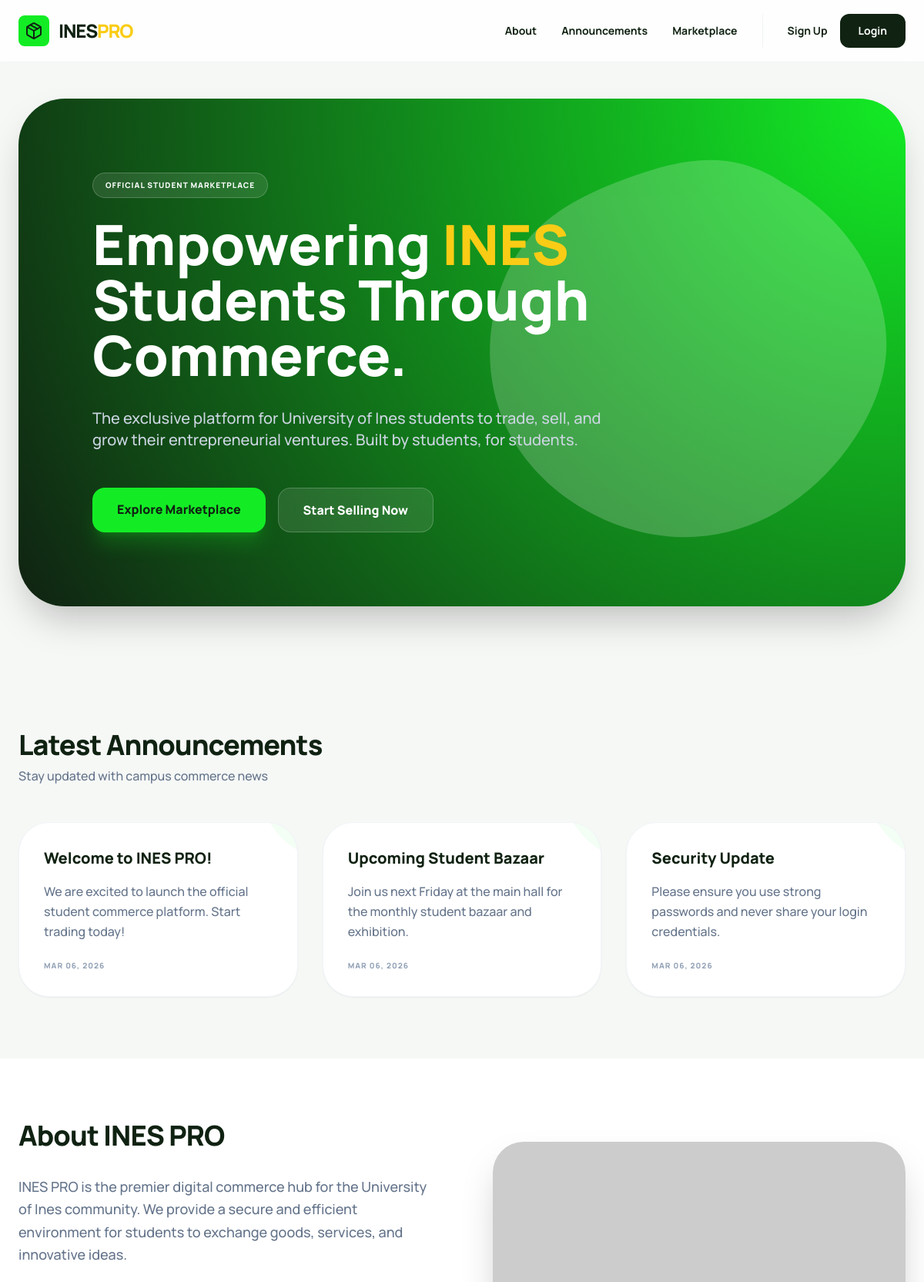
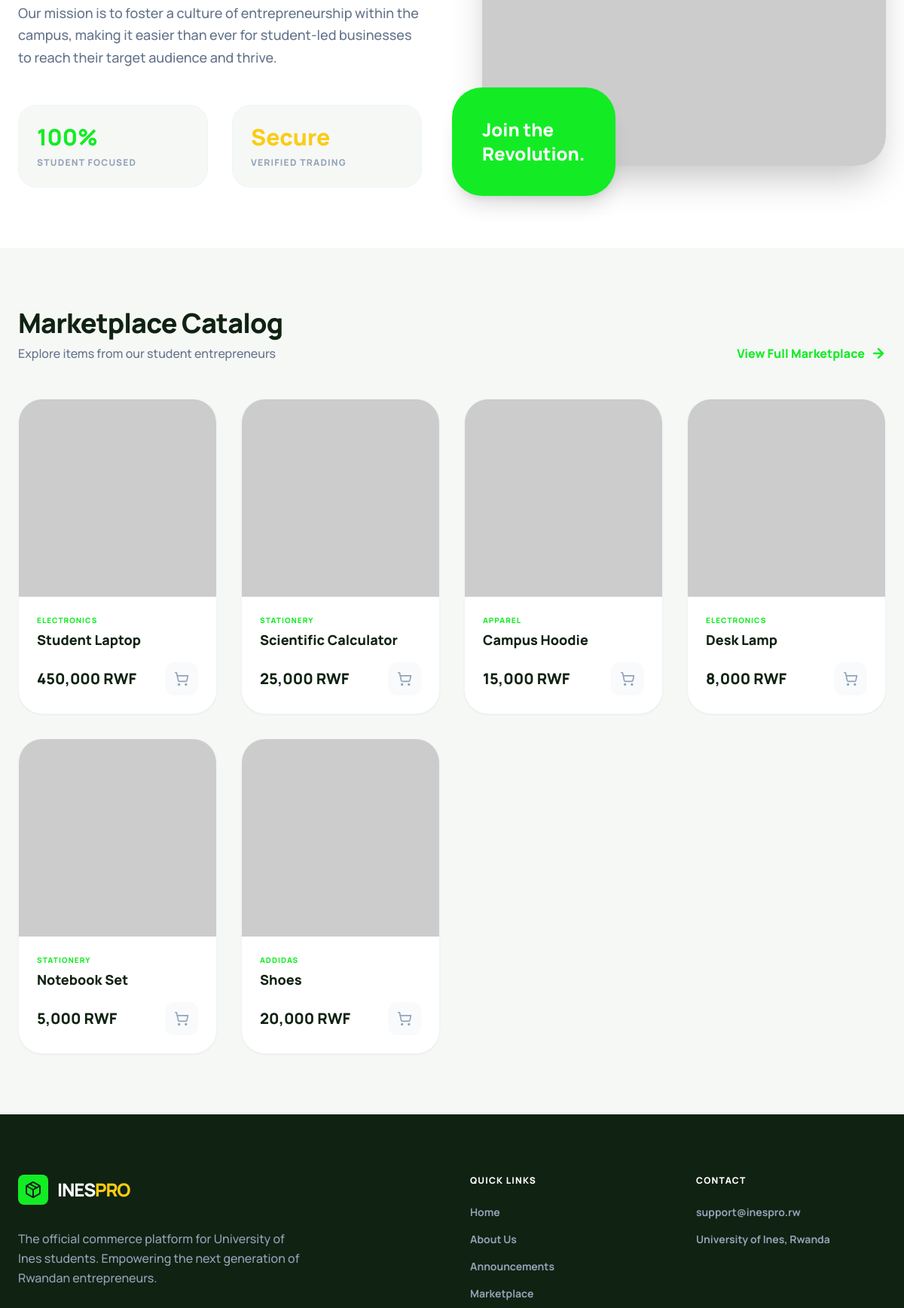
The page / (upper part) on the database its author committed (2 pictures, top to bottom).
### tables this page shows
CREATE TABLE `announcements` (
  `id` int(11) NOT NULL,
  `title` varchar(255) NOT NULL,
  `content` text NOT NULL,
  `date` datetime DEFAULT current_timestamp()
);

CREATE TABLE `products` (
  `id` int(11) NOT NULL,
  `name` varchar(255) NOT NULL,
  `description` text DEFAULT NULL,
  `price` decimal(10,2) NOT NULL,
  `stock_quantity` int(11) DEFAULT 0,
  `category` varchar(100) DEFAULT NULL,
  `image_url` varchar(2083) DEFAULT NULL,
  `image_path` varchar(500) DEFAULT NULL,
  `seller_id` int(11) DEFAULT NULL,
  `status` varchar(50) DEFAULT 'Published',
  `created_at` timestamp NOT NULL DEFAULT current_timestamp()
);

### index.php (called while the page is built, shortened)
<?php
require_once 'db.php';
require_once 'mvc/models/GeneralModel.php';
require_once 'mvc/controllers/GeneralController.php';
$controller = new GeneralController($conn);
$data = $controller->handleIndex();
extract($data);
require_once 'mvc/views/index_view.php';
?>

### mvc/controllers/GeneralController.php (called while the page is built)
<?php
require_once __DIR__ . '/../models/GeneralModel.php';
class GeneralController {
    private $model;
    public function __construct($db) {
        $this->model = new GeneralModel($db);
    }
    public function handleIndex() {
        $featured_products = $this->model->getFeaturedProducts();
        $announcements = $this->model->getLatestAnnouncements();
        return ['featured_products' => $featured_products, 'announcements' => $announcements];
    }
}
?>

### mvc/models/GeneralModel.php (called while the page is built)
<?php
class GeneralModel {
    private $conn;
    public function __construct($db) {
        $this->conn = $db;
    }
    public function getFeaturedProducts($limit = 8) {
        $stmt = $this->conn->prepare("SELECT * FROM products WHERE status = 'Published' LIMIT ?");
        $stmt->bind_param("i", $limit);
        $stmt->execute();
        return $stmt->get_result();
    }
    public function getLatestAnnouncements($limit = 3) {
        $stmt = $this->conn->prepare("SELECT * FROM announcements ORDER BY date DESC LIMIT ?");
        $stmt->bind_param("i", $limit);
        $stmt->execute();
        return $stmt->get_result();
    }
}
?>

### mvc/views/index_view.php (the view, shortened to what this page needs)
<!DOCTYPE html>
<html lang="en">
<head>
    <script src="https://cdn.tailwindcss.com"></script>
</head>
<body class="bg-[#f6f8f6] text-[#102212]">
    <nav class="fixed w-full z-50 bg-white/80 backdrop-blur-md border-b border-slate-100">
        <div class="max-w-7xl mx-auto px-6 h-20 flex items-center justify-between">
            <div class="flex items-center gap-3">
                <div class="bg-[#13ec25] rounded-lg p-2">
                </div>
                <h1 class="text-2xl font-black tracking-tighter">INES<span class="text-[#facc15]">PRO</span></h1>
            </div>
            <div class="hidden md:flex items-center gap-8 font-bold text-sm">
                <a href="#about" class="hover:text-[#13ec25] transition-colors">About</a>
                <a href="#announcements" class="hover:text-[#13ec25] transition-colors">Announcements</a>
                <a href="#featured" class="hover:text-[#13ec25] transition-colors">Marketplace</a>
                <div class="flex items-center gap-4 pl-8 border-l border-slate-100">
                    <a href="signup.php" class="text-[#102212] hover:text-[#13ec25] transition-colors">Sign Up</a>
                    <a href="login.php" class="bg-[#102212] text-white px-6 py-3 rounded-xl hover:bg-[#13ec25] hover:text-[#102212] transition-all">Login</a>
                </div>
            </div>
        </div>
    </nav>
    <section class="pt-32 pb-20 px-6">
        <div class="max-w-7xl mx-auto">
            <div class="hero-gradient rounded-[60px] p-12 md:p-24 text-white relative overflow-hidden shadow-2xl">
                <div class="relative z-10 max-w-2xl">
                    <span class="inline-block px-4 py-2 bg-white/10 backdrop-blur-md rounded-full text-[10px] font-black uppercase tracking-widest border border-white/20 mb-6">
                        Official Student Marketplace
                    </span>
                    <h2 class="text-5xl md:text-7xl font-black leading-tight mb-8">
                        Empowering <span class="text-[#facc15]">INES</span> Students Through Commerce.
                    </h2>
                    <p class="text-lg md:text-xl text-slate-300 font-medium mb-12">
                        The exclusive platform for University of Ines students to trade, sell, and grow their entrepreneurial ventures. Built by students, for students.
                    </p>
                    <div class="flex flex-wrap gap-4">
                        <a href="#featured" class="bg-[#13ec25] text-[#102212] px-8 py-4 rounded-2xl font-black shadow-xl shadow-[#13ec25]/20 hover:scale-105 transition-all">Explore Marketplace</a>
                        <a href="signup.php" class="bg-white/10 backdrop-blur-md border border-white/20 px-8 py-4 rounded-2xl font-black hover:bg-white/20 transition-all">Start Selling Now</a>
                    </div>
                </div>
                <div class="absolute top-0 right-0 w-1/2 h-full opacity-20 pointer-events-none">
                </div>
            </div>
        </div>
    </section>
    <section id="announcements" class="py-20 px-6">
        <div class="max-w-7xl mx-auto">
            <div class="flex justify-between items-end mb-12">
                <div>
                    <h3 class="text-4xl font-black tracking-tight">Latest Announcements</h3>
                    <p class="text-slate-500 font-medium mt-2">Stay updated with campus commerce news</p>
                </div>
            </div>
            <div class="grid md:grid-cols-3 gap-8">
                <?php while($ann = $announcements->fetch_assoc()): ?>
                <div class="bg-white p-8 rounded-[40px] border border-slate-100 shadow-sm hover:shadow-xl transition-all relative overflow-hidden group">
                    <div class="absolute top-0 right-0 w-24 h-24 bg-[#13ec25]/5 rounded-bl-full -mr-12 -mt-12 group-hover:bg-[#13ec25]/10 transition-all"></div>
                    <div class="relative z-10">
                        <h4 class="text-xl font-black mb-4 text-[#102212]"><?php echo $ann['title']; ?></h4>
                        <p class="text-slate-500 font-medium leading-relaxed mb-6"><?php echo $ann['content']; ?></p>
                        <p class="text-[10px] font-black text-slate-400 uppercase tracking-widest"><?php echo date('M d, Y', strtotime($ann['date'])); ?></p>
                    </div>
                </div>
                <?php endwhile; ?>
            </div>
        </div>
    </section>
    <section id="about" class="py-20 px-6 bg-white">
        <div class="max-w-7xl mx-auto grid md:grid-cols-2 gap-20 items-center">
            <div>
                <h3 class="text-4xl font-black tracking-tight mb-8">About INES PRO</h3>
                <div class="space-y-6 text-slate-500 font-medium text-lg leading-relaxed">
                    <p>
                        INES PRO is the premier digital commerce hub for the University of Ines community. We provide a secure and efficient environment for students to exchange goods, services, and innovative ideas.
                    </p>
                    <p>
                        Our mission is to foster a culture of entrepreneurship within the campus, making it easier than ever for student-led businesses to reach their target audience and thrive.
                    </p>
                </div>
                <div class="mt-12 grid grid-cols-2 gap-8">
                    <div class="p-6 rounded-3xl bg-[#f6f8f6] border border-slate-100">
                        <p class="text-3xl font-black text-[#13ec25] mb-2">100%</p>
                        <p class="text-xs font-black text-slate-400 uppercase tracking-widest">Student Focused</p>
                    </div>
                    <div class="p-6 rounded-3xl bg-[#f6f8f6] border border-slate-100">
                        <p class="text-3xl font-black text-[#facc15] mb-2">Secure</p>
                        <p class="text-xs font-black text-slate-400 uppercase tracking-widest">Verified Trading</p>
                    </div>
                </div>
            </div>
            <div class="relative">
                <img src="https://picsum.photos/seed/university/800/600" class="rounded-[40px] shadow-2xl" alt="University Campus">
                <div class="absolute -bottom-10 -left-10 bg-[#13ec25] p-10 rounded-[40px] shadow-xl hidden lg:block">
                    <p class="text-white font-black text-2xl">Join the <br>Revolution.</p>
                </div>
            </div>
        </div>
    </section>
    <section id="featured" class="py-20 px-6">
        <div class="max-w-7xl mx-auto">
            <div class="flex justify-between items-end mb-12">
                <div>
                    <h3 class="text-4xl font-black tracking-tight">Marketplace Catalog</h3>
                    <p class="text-slate-500 font-medium mt-2">Explore items from our student entrepreneurs</p>
                </div>
                <a href="login.php" class="text-[#13ec25] font-black flex items-center gap-2 hover:gap-4 transition-all">
                    View Full Marketplace <svg xmlns="http://www.w3.org/2000/svg" width="20" height="20" viewBox="0 0 24 24" fill="none" stroke="currentColor" stroke-width="3" stroke-linecap="round" stroke-linejoin="round"><path d="M5 12h14"/><path d="m12 5 7 7-7 7"/></svg>
                </a>
            </div>
            <div class="grid md:grid-cols-4 gap-8">
                <?php if($featured_products->num_rows > 0): ?>
                    <?php while($product = $featured_products->fetch_assoc()): ?>
                    <div class="bg-white rounded-[32px] border border-slate-100 shadow-sm overflow-hidden group hover:shadow-xl transition-all">
                        <div class="aspect-square relative overflow-hidden">
                            <img src="<?php echo $product['image_url'] ?: 'https://picsum.photos/seed/item/400/400'; ?>" class="w-full h-full object-cover group-hover:scale-110 transition-transform duration-500" alt="">
                        </div>
                        <div class="p-6">
                            <p class="text-[10px] font-black text-[#13ec25] uppercase tracking-widest mb-1"><?php echo $product['category']; ?></p>
                            <h4 class="text-lg font-black text-[#102212] mb-4"><?php echo $product['name']; ?></h4>
                            <div class="flex justify-between items-center">
                                <p class="text-xl font-black text-[#102212]"><?php echo number_format($product['price']); ?> RWF</p>
                                <button class="p-3 rounded-xl bg-slate-50 text-slate-400 hover:bg-[#13ec25] hover:text-[#102212] transition-all">
                                </button>
                            </div>
                        </div>
                    </div>
                    <?php endwhile; ?>
                <?php else: ?>
                    <div class="col-span-4 py-20 text-center bg-white rounded-[40px] border border-dashed border-slate-200">
                        <p class="text-slate-400 font-black uppercase text-xs tracking-widest">Marketplace is currently being updated</p>
                    </div>
                <?php endif; ?>
            </div>
        </div>
    </section>
    <footer class="bg-[#102212] text-white py-20 px-6">
        <div class="max-w-7xl mx-auto">
            <div class="grid md:grid-cols-4 gap-12 mb-20">
                <div class="col-span-2">
                    <div class="flex items-center gap-3 mb-8">
                        <div class="bg-[#13ec25] rounded-lg p-2">
                        </div>
                        <h1 class="text-2xl font-black tracking-tighter">INES<span class="text-[#facc15]">PRO</span></h1>
                    </div>
                    <p class="text-slate-400 max-w-sm font-medium leading-relaxed">
                        The official commerce platform for University of Ines students. Empowering the next generation of Rwandan entrepreneurs.
                    </p>
                </div>
                <div>
                    <h5 class="font-black uppercase text-xs tracking-widest text-white mb-6">Quick Links</h5>
                    <ul class="space-y-4 text-slate-400 font-bold text-sm">
                        <li><a href="#" class="hover:text-[#13ec25] transition-colors">Home</a></li>
                        <li><a href="#about" class="hover:text-[#13ec25] transition-colors">About Us</a></li>
                        <li><a href="#announcements" class="hover:text-[#13ec25] transition-colors">Announcements</a></li>
                        <li><a href="#featured" class="hover:text-[#13ec25] transition-colors">Marketplace</a></li>
                    </ul>
                </div>
                <div>
                    <h5 class="font-black uppercase text-xs tracking-widest text-white mb-6">Contact</h5>
                    <ul class="space-y-4 text-slate-400 font-bold text-sm">
                        <li>support@inespro.rw</li>
                        <li>University of Ines, Rwanda</li>
                    </ul>
                </div>
            </div>
        </div>
    </footer>
</body>
</html>

### mvc/views/index_view.php (style rules this page uses)
body { font-family: 'Manrope', sans-serif; }
.hero-gradient { background: radial-gradient(circle at top right, #13ec25 0%, #102212 100%); }

### rows shown on the page
announcements: title "Welcome to INES PRO!", content "We are excited to launch the official student commerce platform. Start trading today!", date "MAR 06, 2026"
announcements: title "Upcoming Student Bazaar", content "Join us next Friday at the main hall for the monthly student bazaar and exhibition.", date "MAR 06, 2026"
announcements: title "Security Update", content "Please ensure you use strong passwords and never share your login credentials.", date "MAR 06, 2026"
products: category "ELECTRONICS", name "Student Laptop", price "450,000"
products: category "STATIONERY", name "Scientific Calculator", price "25,000"
products: category "APPAREL", name "Campus Hoodie", price "15,000"
products: category "ELECTRONICS", name "Desk Lamp", price "8,000"
products: category "STATIONERY", name "Notebook Set", price "5,000"
products: category "ADDIDAS", name "Shoes", price "20,000"
